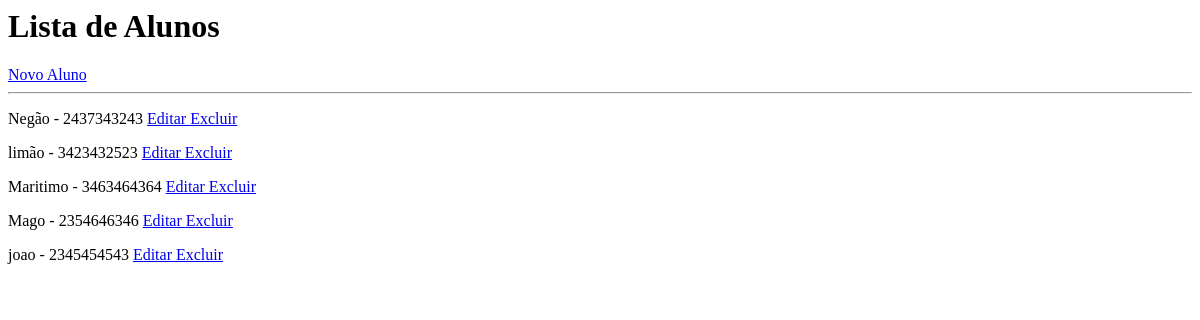
/alunos/, run on an earlier commit of the app's database.
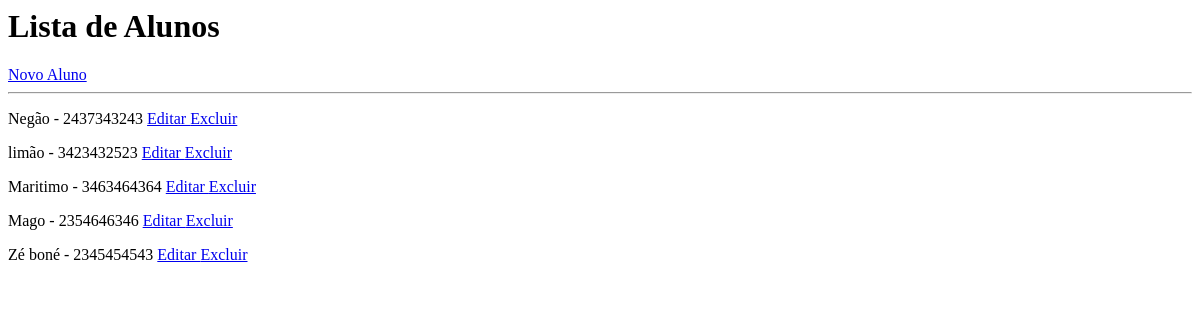
And on a later commit of the database.
### alunos/models.py (models this page shows, shortened)
class Aluno(models.Model):
    nome = models.CharField(max_length=100)
    matricula = models.CharField(max_length=10, unique=True)

### alunos/views.py (the view)
# urls.py: path('', views.lista_alunos, name='lista_alunos'),
def lista_alunos(request):
    alunos = Aluno.objects.all()
    return render(request, 'alunos/lista.html', {
        'alunos': alunos
    })

### alunos/templates/alunos/lista.html
<h1>Lista de Alunos</h1>
<a href="/alunos/novo/">
    Novo Aluno
</a>
<hr>
{% for aluno in alunos %}
<p>
    {{ aluno.nome }} - {{ aluno.matricula }}
    <a href="/alunos/editar/{{ aluno.id }}/">
        Editar
    </a>
    <a href="/alunos/excluir/{{ aluno.id }}/">
        Excluir
    </a>
</p>
{% endfor %}

What changed in the data, as far as the page shows it:
changed Aluno: nome "joao" → "Zé boné"
